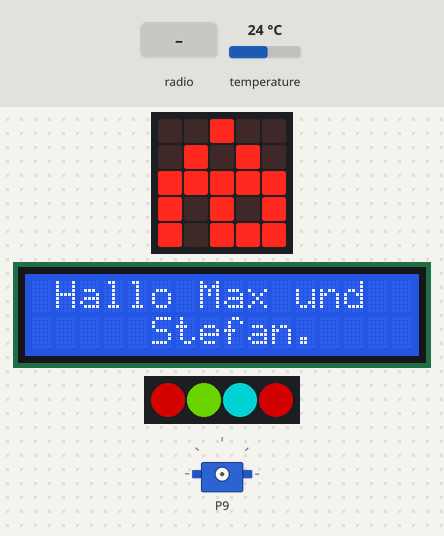
Simulated run of this program. Board: BBC micro:bit (MakeCode). Parts: the board's 5×5 LED display, 16×2 character LCD, 4 RGB LEDs in strip order, left to right, servo. The test bench sets the inputs (shaded band); at power-on: temperature 24 °C. Dim RGB values are drawn brighter than linear.

Above: at 0.5 s.
At 6.23 s:
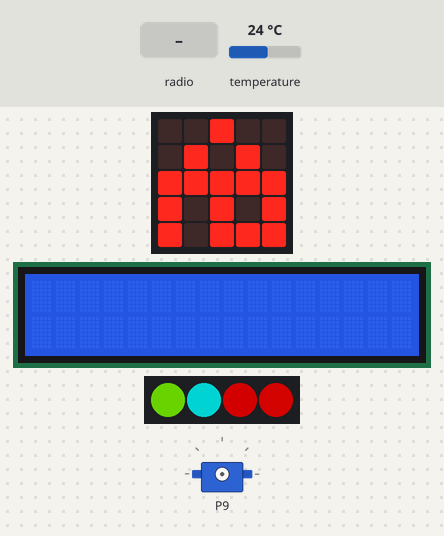
6.7 s: radio message "10" arrives
At 6.83 s:
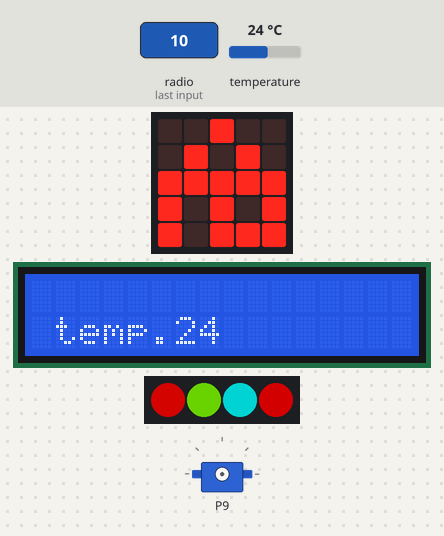
8.5 s: radio message "1" arrives
At 9.59 s:
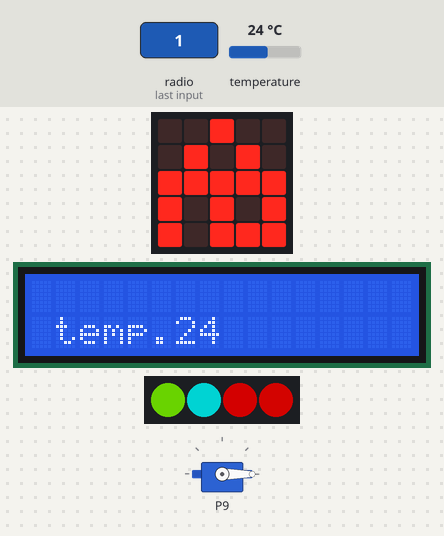
Timing chart, 0 to 16.3 s (numbered marks = the images above; inputs shaded):
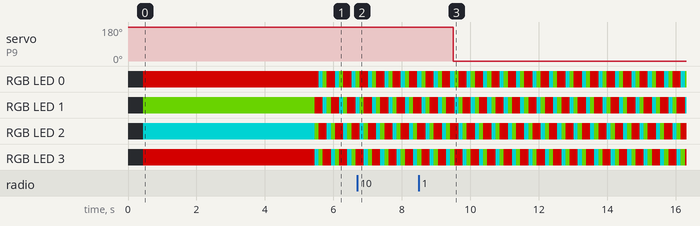

Measured:
- after the input at 6.7 s, the display: first changes at once (image 2 shows a later state)
- after the input at 8.5 s, servo on P9: 180° → 0° after 1.0 s
- what the display in image 0 shows lasts 5.0 s, from 0.4 s to 5.4 s

The program:

main.ts
```typescript
radio.onReceivedNumber(function (receivedNumber) {
    if (receivedNumber == 10) {
        I2C_LCD1602.ShowNumber(input.temperature(), 6, 1)
        I2C_LCD1602.ShowString("temp.", 1, 1)
    }
    if (receivedNumber == 1) {
        pins.servoWritePin(AnalogPin.P9, 180)
        basic.pause(1000)
        pins.servoWritePin(AnalogPin.P9, 0)
    }
})
basic.showLeds(`
    . . # . .
    . # . # .
    # # # # #
    # . # . #
    # . # # #
    `)
let strip = neopixel.create(DigitalPin.P14, 4, NeoPixelMode.RGB)
I2C_LCD1602.LcdInit(39)
I2C_LCD1602.ShowString("Hallo Max und", 1, 0)
I2C_LCD1602.ShowString("Stefan.", 5, 1)
strip.showRainbow(1, 360)
basic.pause(5000)
I2C_LCD1602.clear()
basic.forever(function () {
    strip.rotate(1)
    strip.show()
    basic.pause(100)
})
```

test.ts
```typescript
// Hier kann man Tests durchführen; diese Datei wird nicht kompiliert, wenn dieses Paket als Erweiterung verwendet wird.
```
